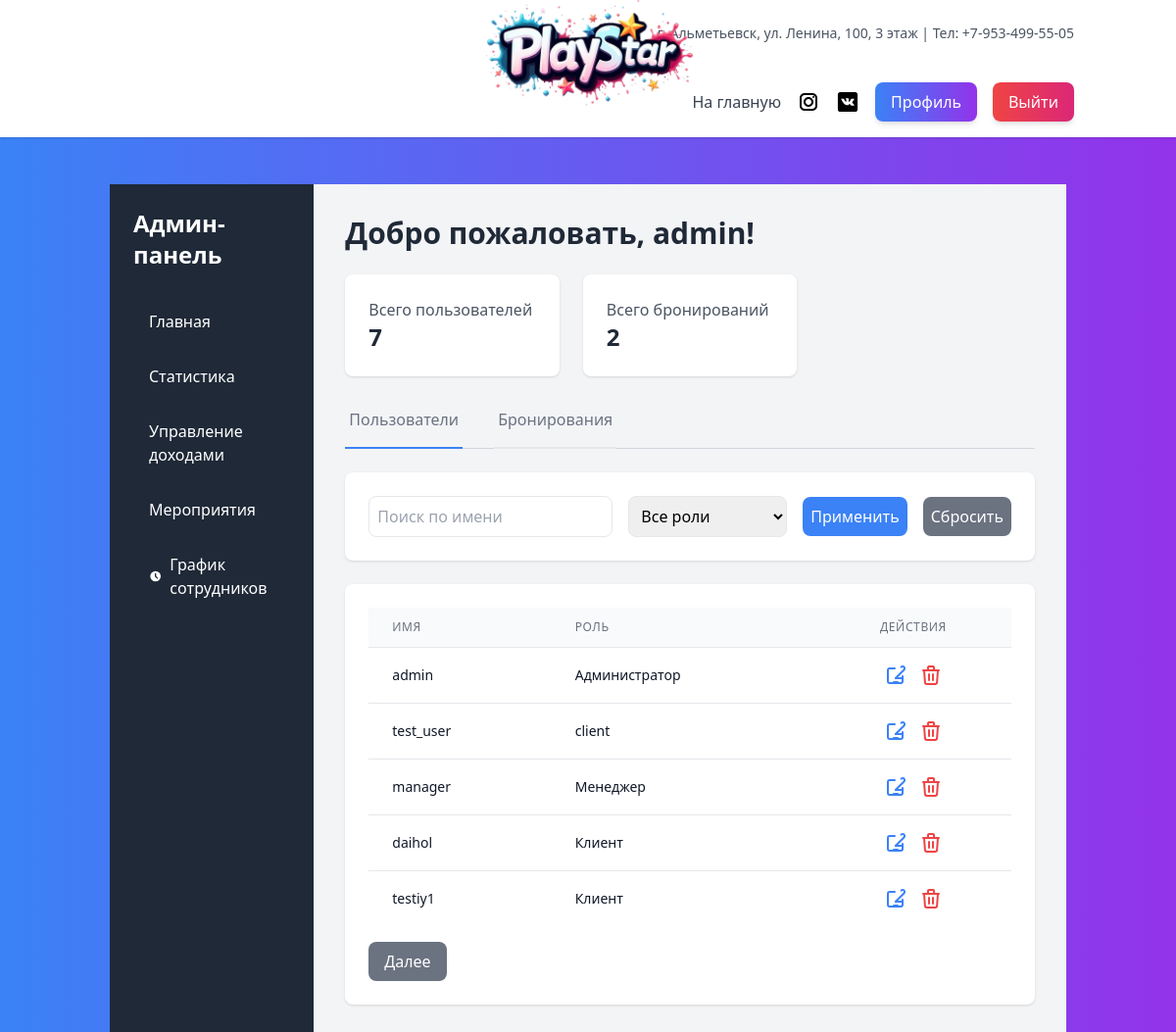
The app's page /staff/admin-dashboard/ (signed in) with its own data.
### main/models.py (models this page shows, shortened)
class CustomUser(AbstractUser):
    ROLE_CHOICES = [
        ('CLIENT', 'Клиент'),
        ('STAFF', 'Сотрудник'),
        ('MANAGER', 'Менеджер'),
        ('ADMIN', 'Администратор'),
    ]
    phone_number = models.CharField(max_length=15, unique=True, verbose_name="Номер телефона")
    role = models.CharField(
        max_length=10,
        choices=ROLE_CHOICES,
        default='CLIENT',  # По умолчанию роль "Клиент"
        verbose_name='Роль'
    )

### staff/views.py (the view)
# urls.py: path('admin-dashboard/', views.admin_dashboard, name='admin_dashboard'),
@login_required
@role_required('Admin', 'Manager')
def admin_dashboard(request):
    all_users = CustomUser.objects.all()
    users = CustomUser.objects.all()
    search_query = request.GET.get('search', '').strip()
    role_filter = request.GET.get('role', '').strip().upper()
    if search_query:
        users = users.filter(username__icontains=search_query)
    if role_filter:
        users = users.filter(role=role_filter)
    total_users = all_users.count()
    bookings = Booking.objects.all()
    booking_search = request.GET.get('booking_search')
    if booking_search:
        bookings = bookings.filter(event_name__icontains=booking_search)
    booking_status = request.GET.get('booking_status')
    if booking_status:
        bookings = bookings.filter(status=booking_status)
    total_bookings = bookings.count()
    pending_bookings = bookings.filter(status='pending').count()
    paginator = Paginator(users, 5)
    page_number = request.GET.get('page', 1)
    page_obj = paginator.get_page(page_number)
    return render(request, 'staff/admin_dashboard.html', {
        'users': page_obj,
        'bookings': bookings,
        'total_users': total_users,
        'total_bookings': total_bookings,
        'pending_bookings': pending_bookings
    })

### staff/views.py (called while the page is built)
def role_required(*group_names):
    def in_groups(user):
        if user.is_authenticated:
            if bool(user.groups.filter(name__in=group_names)) or user.is_superuser:
                return True
        return False
    return user_passes_test(in_groups)

### staff/templates/staff/admin_dashboard.html (shortened to what this page needs)
{% extends 'base.html' %}
{% block content %}
<div class="flex min-h-screen">
<aside class="w-64 bg-gray-800 text-white p-6 flex flex-col justify-between">
    <div>
        <h2 class="text-2xl font-bold mb-8">Админ-панель</h2>
        <nav class="space-y-4">
            <a href="{% url 'admin_dashboard' %}" class="block py-2 px-4 rounded-lg hover:bg-gray-700 transition duration-300">Главная</a>
            <a href="{% url 'statistics' %}" class="block py-2 px-4 hover:bg-gray-700 rounded-lg transition duration-300">Статистика</a>
            <a href="{% url 'income_management' %}" class="block py-2 px-4 rounded-lg hover:bg-gray-700 transition duration-300">Управление доходами</a>
            <a href="{% url 'events' %}" class="block py-2 px-4 rounded-lg hover:bg-gray-700 transition duration-300">Мероприятия</a>
            <a href="{% url 'admin_shift_approval' %}" class="block py-2 px-4 rounded-lg hover:bg-gray-700 transition duration-300 flex items-center">
                <svg xmlns="http://www.w3.org/2000/svg" class="h-5 w-5 mr-2" viewBox="0 0 20 20" fill="currentColor">
                    <path fill-rule="evenodd" d="M10 18a8 8 0 100-16 8 8 0 000 16zm1-12a1 1 0 10-2 0v4a1 1 0 00.293.707l2.828 2.829a1 1 0 101.415-1.415L11 9.586V6z" clip-rule="evenodd" />
                </svg>
                График сотрудников
            </a>
        </nav>
    </div>
</aside>
    <main class="flex-1 p-8 bg-gray-100">
        <header class="mb-8">
            <h1 class="text-3xl font-bold text-gray-800">Добро пожаловать, {{ user.username }}!</h1>
            <div class="grid grid-cols-1 md:grid-cols-3 gap-6 mt-6">
                <div class="bg-white p-6 rounded-lg shadow">
                    <p class="text-gray-600">Всего пользователей</p>
                    <p class="text-2xl font-bold text-gray-800">{{ total_users }}</p>
                </div>
                <div class="bg-white p-6 rounded-lg shadow">
                    <p class="text-gray-600">Всего бронирований</p>
                    <p class="text-2xl font-bold text-gray-800">{{ total_bookings }}</p>
                </div>
            </div>
        </header>
        <div class="mb-6 border-b border-gray-300">
            <nav class="-mb-px flex space-x-8">
                <a href="#" id="tab-users" onclick="showTab('users'); return false;"
                   class="tab-link pb-4 px-1 border-b-2 font-medium text-gray-500 hover:text-gray-700">
                    Пользователи
                </a>
                <a href="#" id="tab-bookings" onclick="showTab('bookings'); return false;"
                   class="tab-link pb-4 px-1 border-b-2 font-medium text-gray-500 hover:text-gray-700">
                    Бронирования
                </a>
            </nav>
        </div>
        <div id="users-tab" class="tab-content">
            <div class="bg-white p-6 rounded-lg shadow mb-6">
                <form method="get" class="flex flex-col md:flex-row md:items-center md:space-x-4">
                    <input type="text" name="search" placeholder="Поиск по имени" value="{{ request.GET.search }}"
                           class="p-2 border rounded-lg flex-1 mb-4 md:mb-0">
                    <select name="role" class="p-2 border rounded-lg mb-4 md:mb-0">
                        <option value="">Все роли</option>
                    </select>
                    <button type="submit" class="bg-blue-500 text-white p-2 rounded-lg hover:bg-blue-600 transition duration-300">
                        Применить
                    </button>
                    <a href="{% url 'admin_dashboard' %}" class="bg-gray-500 text-white p-2 rounded-lg hover:bg-gray-600 transition duration-300">
                        Сбросить
                    </a>
                </form>
            </div>
            <div class="bg-white p-6 rounded-lg shadow overflow-x-auto">
                {% if users.object_list %}
                <table class="min-w-full divide-y divide-gray-200">
                    <thead class="bg-gray-50">
                        <tr>
                            <th class="px-6 py-3 text-left text-xs font-medium text-gray-500 uppercase tracking-wider">Имя</th>
                            <th class="px-6 py-3 text-left text-xs font-medium text-gray-500 uppercase tracking-wider">Роль</th>
                            <th class="px-6 py-3 text-center text-xs font-medium text-gray-500 uppercase tracking-wider">Действия</th>
                        </tr>
                    </thead>
                    <tbody class="bg-white divide-y divide-gray-200">
                        {% for user in users %}
                        <tr>
                            <td class="px-6 py-4 whitespace-nowrap text-sm text-gray-900">{{ user.username }}</td>
                            <td class="px-6 py-4 whitespace-nowrap text-sm text-gray-900">{{ user.get_role_display }}</td>
                            <td class="px-6 py-4 whitespace-nowrap text-center text-sm">
                                <a title="Редактировать пользователя" href="{% url 'edit_user' user.id %}" class="text-blue-500 hover:text-blue-700 mr-2">
                                    <svg xmlns="http://www.w3.org/2000/svg" class="h-6 w-6 inline" fill="none" viewBox="0 0 24 24" stroke="currentColor">
                                        <path stroke-linecap="round" stroke-linejoin="round" stroke-width="2" d="M11 5H6a2 2 0 00-2 2v11a2 2 0 002 2h11a2 2 0 002-2v-5m-1.414-9.414a2 2 0 112.828 2.828L11.828 15H19m-9 4h4" />
                                    </svg>
                                </a>
                                <form action="{% url 'delete_user' user.id %}" method="post" class="inline-block"
                                      onsubmit="return confirm('Вы уверены, что хотите удалить этого пользователя?');">
                                    <button title="Удалить пользователя" type="submit" class="text-red-500 hover:text-red-700">
                                    </button>
                                </form>
                            </td>
                        </tr>
                        {% endfor %}
                    </tbody>
                </table>
                <div class="mt-4 flex justify-between">
                    {% if users.has_next %}
                        <a href="?page={{ users.next_page_number }}{% if request.GET.search %}&search={{ request.GET.search }}{% endif %}{% if request.GET.role %}&role={{ request.GET.role }}{% endif %}"
                           class="bg-gray-500 text-white py-2 px-4 rounded-lg hover:bg-gray-600 transition duration-300">
                            Далее
                        </a>
                    {% endif %}
                </div>
                {% else %}
                    <p class="text-gray-600">Пользователи не найдены.</p>
                {% endif %}
            </div>
        </div>
    </main>
</div>
{% endblock %}

### templates/base.html (shortened to what this page needs)
{% load static %}
<!DOCTYPE html>
<html lang="ru">
<head>
    <link rel="stylesheet" href="https://cdn.jsdelivr.net/npm/flatpickr/dist/flatpickr.min.css">
    <script src="https://cdn.tailwindcss.com"></script>
</head>
<body class="bg-gradient-to-r from-blue-500 to-purple-600 min-h-screen flex flex-col">
    <header class="bg-white shadow">
        <div class="relative py-4 md:py-6">
            <div class="container mx-auto flex justify-between items-center px-4">
                <div class="hidden md:flex justify-end w-full text-sm text-gray-600">
                    <p>
                        г. Альметьевск, ул. Ленина, 100, 3 этаж | Тел: +7-953-499-55-05
                    </p>
                </div>
            </div>
            <div class="absolute left-0 md:left-1/2 transform md:-translate-x-1/2 top-0 ml-4 md:ml-0">
                <img src="{% static 'main/img/logo.png' %}" alt="logo" class="h-16 w-auto object-contain md:h-28">
            </div>
        </div>
        <div class="container mx-auto flex justify-between items-center px-4 py-2 md:py-4">
            <nav class="hidden md:flex items-center space-x-4 ml-auto">
                <a href="{% url 'index' %}" class="text-gray-700 hover:text-blue-600">На главную</a>
            </nav>
            <div class="flex items-center space-x-4 ml-4">
                <div class="hidden md:flex space-x-4">
                    <a href="https://instagram.com/playstaralmet" target="_blank">
                        <img src="{% static 'main/img/svg/inst_icon_nav.svg' %}" alt="Instagram" class="h-6 w-6">
                    </a>
                    <a href="https://vk.com/almet_playstar" target="_blank">
                        <img src="{% static 'main/img/svg/vk_icon_nav.svg' %}" alt="ВКонтакте" class="h-6 w-6">
                    </a>
                </div>
                {% if user.is_authenticated %}
                    <a href="{% url 'profile' %}" class="bg-gradient-to-r from-blue-500 to-purple-600 text-white py-2 px-4 rounded-lg shadow-md hover:from-blue-600 hover:to-purple-700 transition duration-300">
                        Профиль
                    </a>
                    <form action="{% url 'logout' %}" method="post" class="inline">
                        <button type="submit" class="bg-gradient-to-r from-red-500 to-pink-600 text-white py-2 px-4 rounded-lg shadow-md hover:from-red-600 hover:to-pink-700 transition duration-300">
                            Выйти
                        </button>
                    </form>
                {% endif %}
            </div>
        </div>
    </header>
    <main class="container mx-auto px-6 py-12 flex-grow">
        {% block content %}{% endblock %}
    </main>
</body>
</html>

### records on screen
CustomUser: username "admin", role "Администратор"
CustomUser: username "test_user", role "client"
CustomUser: username "manager", role "Менеджер"
CustomUser: username "daihol", role "Клиент"
CustomUser: username "testiy1", role "Клиент"

### other values on screen
{{ total_users }} "7"
{{ total_bookings }} "2"
